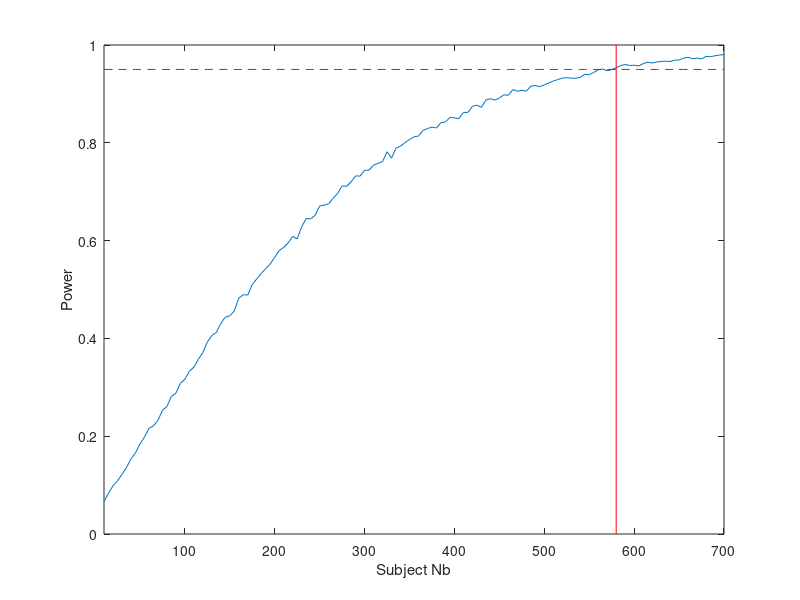

Write MATLAB code to recreate this figure.

close all;
clear;
  
R_corr = 0.15;

%% Simulate power

mu_ = [0 0];

sigma_ = [1 1];

corr_ = [1 R_corr 
         R_corr 1];    

sig_ = corr2cov(sigma_, corr_);

n_subj_mat = 10:5:700;

n_perm = 10000;


% for n = 1:size(n_subj_mat,2)
%     
%     n_subj = n_subj_mat(n);
%     
% 
%     for i = 1:n_perm
%         data = mvnrnd(mu_,sig_,n_subj);
%         [rho,pval] = corr(data);
%         rho_mat(i) = rho(1,2);
%         pval_mat(i) = pval(1,2);
%     end
%     
%     % plot(data(:,1),data(:,2),'.')
%     
%     power = sum(pval_mat<.05)/n_perm;
%     power_mat(n) = power;
%     
%     if mod(n_subj,100)==0
%         disp(['Nb subjects:', num2str(n_subj), 32, 'Power: ' num2str(power,'%.3f') '%'])
%     end
%   
% end
% 
% save(strcat('power_mat_n_perm_',int2str(n_perm),'_R_corr_', num2str(R_corr,2),'.mat'), 'power_mat');


%% Plot

load('power_mat_n_perm_10000_R_corr_0.15.mat')

plot(n_subj_mat, power_mat); hold on;
plot(n_subj_mat, 0.95*ones(1,size(n_subj_mat,2)), 'r--');
plot(580*ones(1,2),[0 1], 'r-');
xticks([100:100:700])
% grid on;

xlabel('Subject Nb')
xlim([n_subj_mat(1) 700])

ylabel('Power')
ylim([0 1])

saveas(gcf,strcat('power_simulation_n_perm_',int2str(n_perm),'_R_corr_', num2str(R_corr,2),'.png'))
